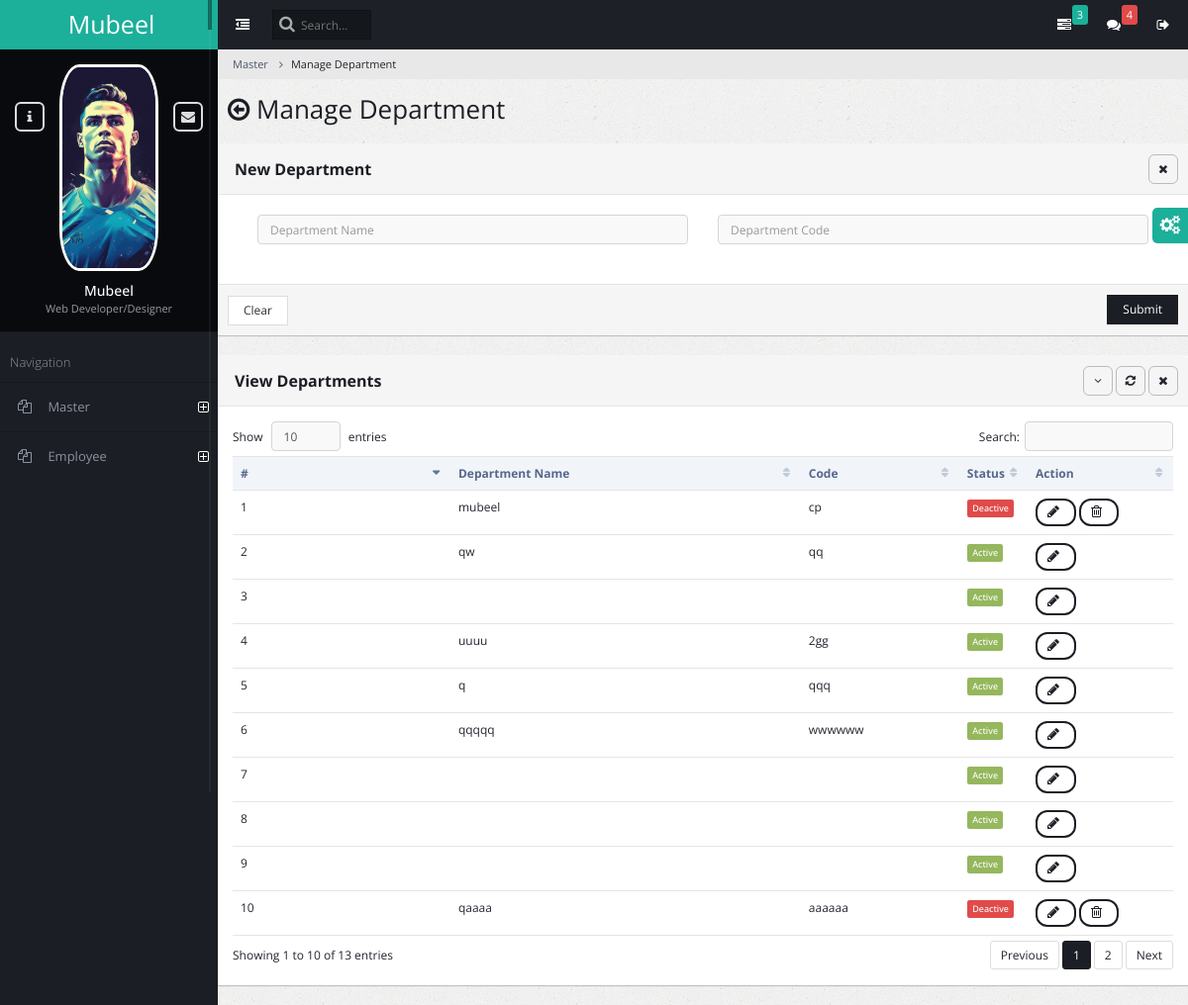
The app's page /ad_department_manage/, older data.
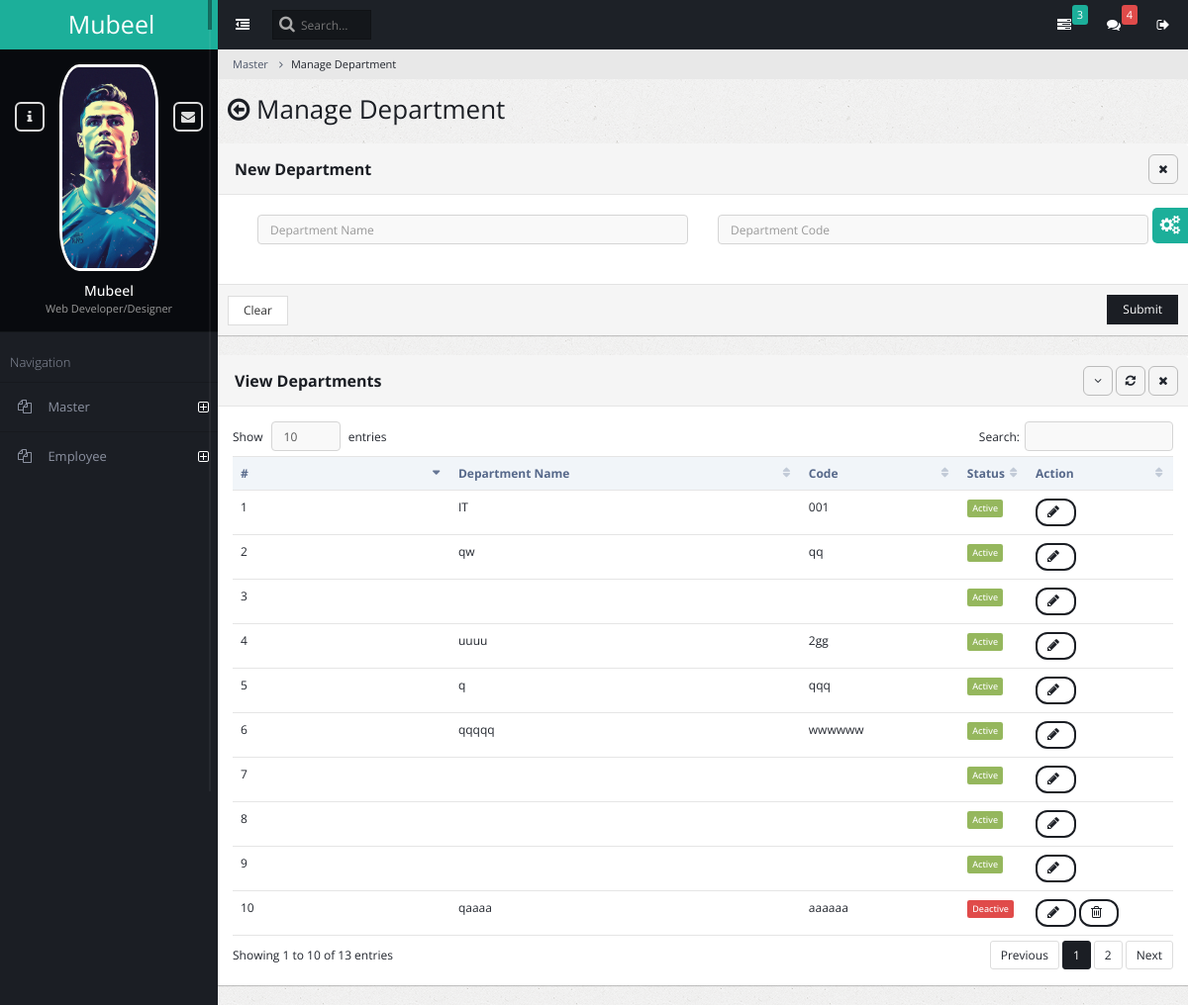
The same page, newer data.
### admin_master/models.py (models this page shows)
class AmsDepartment(models.Model):
    department_name = models.CharField(max_length=100)
    department_code = models.CharField(max_length=10)
    status = models.BooleanField(default=True)

### admin_master/views.py (the view, shortened to what this page needs)
# urls.py: path('ad_department_manage/', views.admin_department_manage, name='admin_department_manage'),
def admin_department_manage(request):
    ams_departments = AmsDepartment.objects.all()
    return render(request, 'admin_master_department_manage.html', {'ams_departments': ams_departments})

### admin_master/templates/admin_master_department_manage.html (shortened to what the changed rows need)
{% extends "base.html" %}
{% block content %}
<div class="content-frame-top">
    <div class="page-title">
        <h2><span class="fa fa-arrow-circle-o-left"></span> Manage Department</h2>
    </div>
</div>
<form method="post" action="{% url 'admin_department_manage' %}">
<div class="panel panel-default">
    <div class="panel-heading ui-draggable-handle">
        <h1 class="panel-title"><strong></strong><b>New Department</b></h1>
    </div>
</div>
</form>
<div class="panel panel-default">
    <div class="panel-heading ui-draggable-handle">
        <h1 class="panel-title"><b>View Departments</b></h1>
    </div>
    <div class="panel-body">
        <table class="table datatable dataTable no-footer" id="DataTables_Table_0" role="grid" aria-describedby="DataTables_Table_0_info">
            <thead>
                <tr role="row"><th class="sorting_asc" tabindex="0" aria-controls="DataTables_Table_0" rowspan="1" colspan="1" aria-sort="ascending" aria-label="Name: activate to sort column ascending" style="width: 198px;">#</th><th class="sorting" tabindex="0" aria-controls="DataTables_Table_0" rowspan="1" colspan="1" aria-label="Position: activate to sort column ascending" style="width: 309px;">Department Name</th><th class="sorting" tabindex="0" aria-controls="DataTables_Table_0" rowspan="1" colspan="1" aria-label="Office: activate to sort column ascending" style="width: 148px;">Code</th><th class="sorting" tabindex="0" aria-controls="DataTables_Table_0" rowspan="1" colspan="1" aria-label="Age: activate to sort column ascending" style="width: 70px;">Status</th><th class="sorting" tabindex="0" aria-controls="DataTables_Table_0" rowspan="1" colspan="1" aria-label="Start date: activate to sort column ascending" style="width: 137px;">Action</th></tr>
            </thead>
            <tbody>
                {% for ams_department in ams_departments %}                <tr id="{{ams_department.id}}" >
                    <td>{{ forloop.counter }}</td>
                    <td>{{ ams_department.department_name }}</td>
                    <td>{{ ams_department.department_code }}</td>
                    <td>
                        {% if ams_department.status %}
                            <span class="label label-success">Active</span>
                        {% else %}
                            <span class="label label-danger">Deactive</span>
                        {% endif %}
                    </td>
                    <td>
                        <button class="btn btn-primary btn-rounded" onClick="edit_row({{ ams_department.id }});" data-toggle="modal" data-target="#modal_basic">
                            <span id="spinner{{ams_department.id}}" class="fa fa-pencil"></span>
                        </button>
                        {% if not ams_department.status%}
                        <button class="btn btn-primary btn-rounded" onClick="delete_row1({{ ams_department.id }});">
                            <span class="fa fa-trash-o"></span>
                        </button>    {% endif %}
                    </td>
                </tr>
            {% endfor %}
                </tbody>
        </table>
    </div>
</div>
{% endblock content %}

Row changes from the older to the newer data that the page shows:
changed AmsDepartment (number 1 of 10 on the later page): department_name "mubeel" → "IT"; department_code "cp" → "001"; status "Deactive" → "Active"
